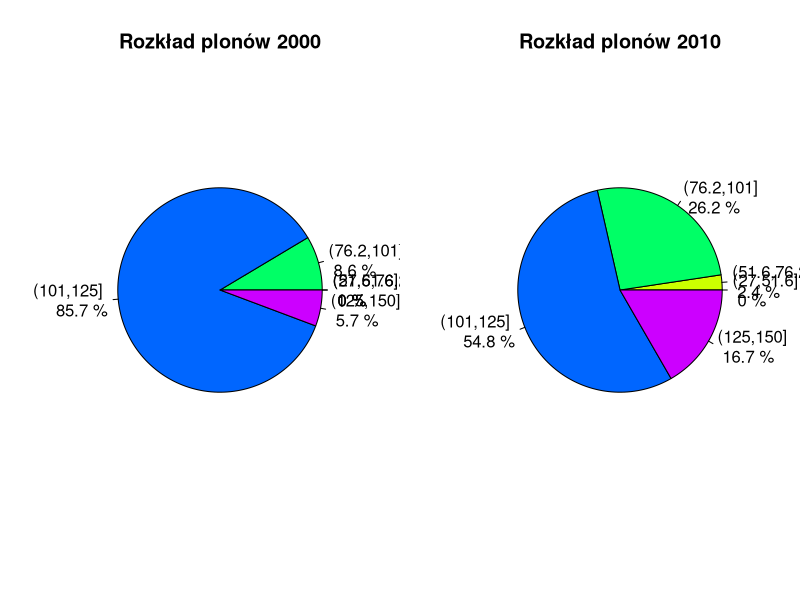

Recreate this plot in R.
# a) Wczytanie danych
truskawki <- read.csv("truskawki.csv", sep=";", header=TRUE)

class(truskawki)
head(truskawki)


# b) Szeregi rozdzielcze przedziałowe
# Ustalamy zakresy przedziałów dla obu lat
min_plon <- min(c(truskawki$plon.2000, truskawki$plon.2010), na.rm=TRUE)
max_plon <- max(c(truskawki$plon.2000, truskawki$plon.2010), na.rm=TRUE)
breaks <- seq(min_plon, max_plon, length.out=6)  # 5 przedziałów

# Tworzenie przedziałów
plon2000_cut <- cut(truskawki$plon.2000, breaks=breaks)
plon2010_cut <- cut(truskawki$plon.2010, breaks=breaks)

# c) Wykresy kołowe dla szeregów rozdzielczych
par(mfrow=c(1,2))  # układ 1x2 dla wykresów

# Wykres dla 2000
tab2000 <- table(plon2000_cut)
procenty2000 <- round(100 * tab2000/sum(tab2000), 1)
etykiety2000 <- paste(names(tab2000), "\n", procenty2000, "%")
pie(tab2000, 
    labels=etykiety2000,
    main="Rozkład plonów 2000",
    col=rainbow(length(tab2000)))

# Wykres dla 2010
tab2010 <- table(plon2010_cut)
procenty2010 <- round(100 * tab2010/sum(tab2010), 1)
etykiety2010 <- paste(names(tab2010), "\n", procenty2010, "%")
pie(tab2010, 
    labels=etykiety2010,
    main="Rozkład plonów 2010",
    col=rainbow(length(tab2010)))

# Wyświetlmy też rozkład liczbowy dla obu lat
cat("\nRozkład plonów 2000:\n")
print(tab2000)
cat("\nRozkład plonów 2010:\n")
print(tab2010)